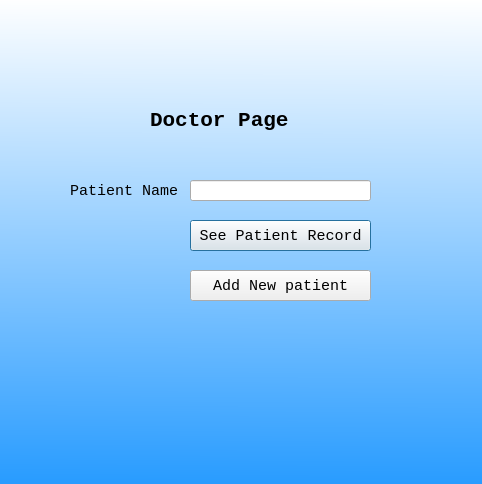
<?xml version="1.0" encoding="UTF-8"?>
<ui version="4.0">
 <class>Dialog</class>
 <widget class="QDialog" name="Dialog">
  <property name="geometry">
   <rect>
    <x>0</x>
    <y>0</y>
    <width>482</width>
    <height>484</height>
   </rect>
  </property>
  <property name="windowTitle">
   <string>Dialog</string>
  </property>
  <property name="styleSheet">
   <string notr="true">QDialog{background-color: qlineargradient(spread:pad, x1:0.994, y1:1, x2:1, y2:0, stop:0 rgba(41, 156, 255, 255), stop:1 rgba(255, 255, 255, 255));}</string>
  </property>
  <widget class="QLabel" name="label">
   <property name="geometry">
    <rect>
     <x>150</x>
     <y>90</y>
     <width>211</width>
     <height>61</height>
    </rect>
   </property>
   <property name="font">
    <font>
     <family>Lucida Console</family>
     <pointsize>16</pointsize>
     <weight>75</weight>
     <bold>true</bold>
    </font>
   </property>
   <property name="text">
    <string>Doctor Page</string>
   </property>
  </widget>
  <widget class="QPushButton" name="seePatientBtn">
   <property name="geometry">
    <rect>
     <x>190</x>
     <y>220</y>
     <width>181</width>
     <height>31</height>
    </rect>
   </property>
   <property name="font">
    <font>
     <family>Lucida Console</family>
     <pointsize>11</pointsize>
    </font>
   </property>
   <property name="text">
    <string>See Patient Record</string>
   </property>
  </widget>
  <widget class="QLineEdit" name="lineEdit">
   <property name="geometry">
    <rect>
     <x>190</x>
     <y>180</y>
     <width>181</width>
     <height>21</height>
    </rect>
   </property>
  </widget>
  <widget class="QPushButton" name="seePatientBtn_2">
   <property name="geometry">
    <rect>
     <x>190</x>
     <y>270</y>
     <width>181</width>
     <height>31</height>
    </rect>
   </property>
   <property name="font">
    <font>
     <family>Lucida Console</family>
     <pointsize>11</pointsize>
    </font>
   </property>
   <property name="text">
    <string>Add New patient</string>
   </property>
  </widget>
  <widget class="QLabel" name="label_2">
   <property name="geometry">
    <rect>
     <x>70</x>
     <y>180</y>
     <width>121</width>
     <height>21</height>
    </rect>
   </property>
   <property name="font">
    <font>
     <family>Lucida Console</family>
     <pointsize>11</pointsize>
    </font>
   </property>
   <property name="text">
    <string>Patient Name</string>
   </property>
  </widget>
 </widget>
 <resources/>
 <connections/>
</ui>
